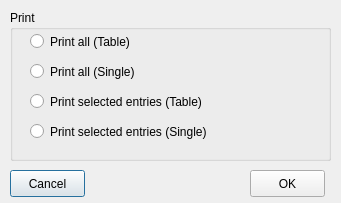
<ui version="4.0" >
 <class>printfrm</class>
 <widget class="QDialog" name="printfrm" >
  <property name="geometry" >
   <rect>
    <x>0</x>
    <y>0</y>
    <width>341</width>
    <height>203</height>
   </rect>
  </property>
  <property name="windowTitle" >
   <string>Print...</string>
  </property>
  <property name="windowIcon" >
   <iconset resource="first.qrc" >:/images/images/logo.png</iconset>
  </property>
  <widget class="QPushButton" name="btncancel" >
   <property name="geometry" >
    <rect>
     <x>10</x>
     <y>170</y>
     <width>75</width>
     <height>27</height>
    </rect>
   </property>
   <property name="text" >
    <string>Cancel</string>
   </property>
  </widget>
  <widget class="QPushButton" name="btnok" >
   <property name="geometry" >
    <rect>
     <x>250</x>
     <y>170</y>
     <width>75</width>
     <height>27</height>
    </rect>
   </property>
   <property name="text" >
    <string>OK</string>
   </property>
  </widget>
  <widget class="QGroupBox" name="grpprint" >
   <property name="geometry" >
    <rect>
     <x>10</x>
     <y>10</y>
     <width>321</width>
     <height>151</height>
    </rect>
   </property>
   <property name="title" >
    <string>Print</string>
   </property>
   <widget class="QRadioButton" name="rdbtn_4" >
    <property name="geometry" >
     <rect>
      <x>20</x>
      <y>110</y>
      <width>281</width>
      <height>23</height>
     </rect>
    </property>
    <property name="text" >
     <string>Print selected entries (Single)</string>
    </property>
   </widget>
   <widget class="QRadioButton" name="rdbtn_2" >
    <property name="geometry" >
     <rect>
      <x>20</x>
      <y>50</y>
      <width>281</width>
      <height>23</height>
     </rect>
    </property>
    <property name="text" >
     <string>Print all (Single)</string>
    </property>
   </widget>
   <widget class="QRadioButton" name="rdbtn_3" >
    <property name="geometry" >
     <rect>
      <x>20</x>
      <y>80</y>
      <width>281</width>
      <height>23</height>
     </rect>
    </property>
    <property name="text" >
     <string>Print selected entries (Table)</string>
    </property>
   </widget>
   <widget class="QRadioButton" name="rdbtn_1" >
    <property name="geometry" >
     <rect>
      <x>20</x>
      <y>20</y>
      <width>281</width>
      <height>23</height>
     </rect>
    </property>
    <property name="text" >
     <string>Print all (Table)</string>
    </property>
   </widget>
  </widget>
 </widget>
 <resources>
  <include location="first.qrc" />
 </resources>
 <connections>
  <connection>
   <sender>btnok</sender>
   <signal>clicked()</signal>
   <receiver>printfrm</receiver>
   <slot>accept()</slot>
   <hints>
    <hint type="sourcelabel" >
     <x>278</x>
     <y>253</y>
    </hint>
    <hint type="destinationlabel" >
     <x>96</x>
     <y>254</y>
    </hint>
   </hints>
  </connection>
  <connection>
   <sender>btncancel</sender>
   <signal>clicked()</signal>
   <receiver>printfrm</receiver>
   <slot>reject()</slot>
   <hints>
    <hint type="sourcelabel" >
     <x>369</x>
     <y>253</y>
    </hint>
    <hint type="destinationlabel" >
     <x>179</x>
     <y>282</y>
    </hint>
   </hints>
  </connection>
 </connections>
</ui>
